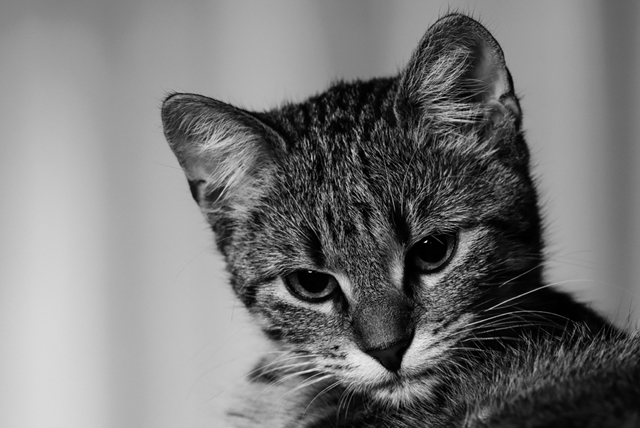
#> input picture images/cat.jpg, 640 x 428 px, found by its file name
$ python histogram_match.py
#> lines starting #> are read from the running program, lines starting #| are printed output that depends on the picture
### Source/histogram.py
import numpy as np
def histogram(img):
    height = img.shape[0]
    width = img.shape[1]

    hist = np.zeros((256))

    for i in np.arange(height):
        for j in np.arange(width):
            a = img.item(i, j)
            hist[a] += 1

    return hist

### Source/cumulative_histogram.py
import numpy as np


def cumulative_histogram(hist):
    cum_hist = hist.copy()

    for i in np.arange(1, 256):
        cum_hist[i] = cum_hist[i - 1] + cum_hist[i]
    return cum_hist

### Source/histogram_match.py
import numpy as np
import cv2

import histogram as h
import cumulative_histogram as ch

img = cv2.imread('images/cat.jpg', cv2.IMREAD_GRAYSCALE)
#> img is the input picture: shape (428, 640); min 0, max 238, mean 119.9
img_ref = cv2.imread('images/img1.jpg', cv2.IMREAD_GRAYSCALE)
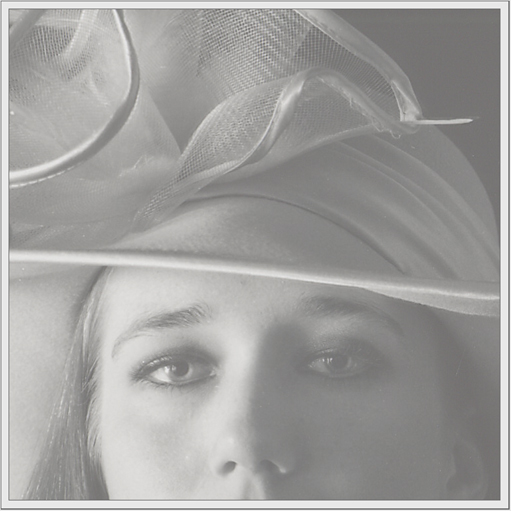
#> input picture images/img1.jpg, 511 x 511 px, found by its file name
#> img_ref: shape (511, 511); min 94, max 251, mean 159.8

height = img.shape[0]
#> height = 428
width = img.shape[1]
#> width = 640
pixels = width * height
#> pixels = 273920

height_ref = img_ref.shape[0]
#> height_ref = 511
width_ref = img_ref.shape[1]
#> width_ref = 511
pixels_ref = width_ref * height_ref
#> pixels_ref = 261121

hist = h.histogram(img)
#> after the loop in histogram, `for i in np.arange(height):`: hist = 256 values, max 3228 at index 158, min 0 at index 235, mean 1070
hist_ref = h.histogram(img_ref)
#> hist_ref = 256 values, max 8797 at index 232, min 0 at index 0, mean 1020

cum_hist = ch.cumulative_histogram(hist)
#> in cumulative_histogram, `cum_hist = hist.copy()`: cum_hist has the same summary as hist in histogram
#> after the loop in cumulative_histogram, `for i in np.arange(1, 256):`: cum_hist = 256 values from 1011 to 273920
#> cum_hist = 256 values from 1011 to 273920
cum_hist_ref = ch.cumulative_histogram(hist_ref)
#> cum_hist_ref = 256 values from 0 to 261121

prob_cum_hist = cum_hist / pixels
#> prob_cum_hist = 256 values from 0.00369 to 1

prob_cum_hist_ref = cum_hist_ref / pixels_ref
#> prob_cum_hist_ref = 256 values from 0 to 1

K = 256
new_values = np.zeros((K))

for a in np.arange(K):
    j = K - 1
    while True:
        new_values[a] = j
        j = j - 1
        if j < 0 or prob_cum_hist[a] > prob_cum_hist_ref[j]:
            break

for i in np.arange(height):
    for j in np.arange(width):
        a = img.item(i,j)
        b = new_values[a]
        img.itemset((i,j), b)
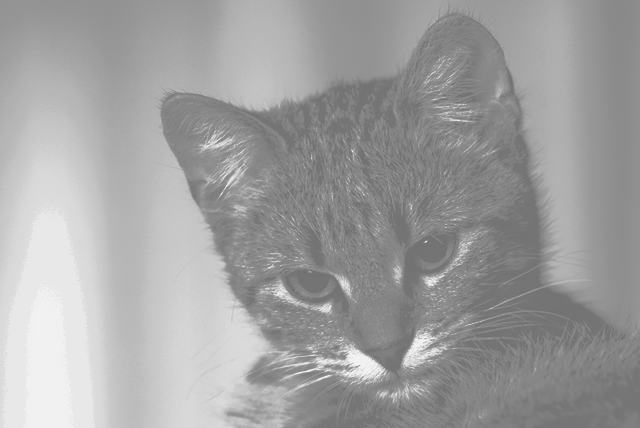
#> img: shape (428, 640); min 114, max 251, mean 160.2

cv2.imwrite('images/hist_matched.jpg', img)

cv2.imshow('image',img)
cv2.waitKey(0)
cv2.destroyAllWindows()
